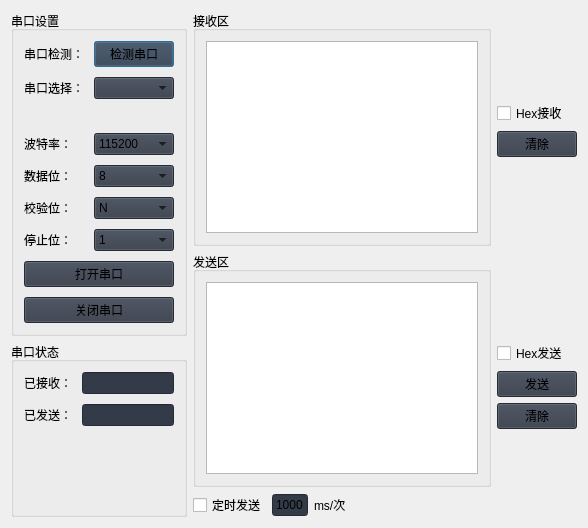
                     <widget class="QWidget" name="new_page">
                      <layout class="QHBoxLayout" name="horizontalLayout_16">
                       <item>
                        <layout class="QVBoxLayout" name="verticalLayout_15">
                         <item>
                          <layout class="QHBoxLayout" name="horizontalLayout_15"/>
                         </item>
                         <item>
                          <layout class="QHBoxLayout" name="horizontalLayout_14" stretch="1,5">
                           <item>
                            <layout class="QVBoxLayout" name="verticalLayout_27" stretch="0,0">
                             <property name="spacing">
                              <number>6</number>
                             </property>
                             <property name="sizeConstraint">
                              <enum>QLayout::SetMinimumSize</enum>
                             </property>
                             <property name="leftMargin">
                              <number>0</number>
                             </property>
                             <property name="rightMargin">
                              <number>0</number>
                             </property>
                             <property name="bottomMargin">
                              <number>0</number>
                             </property>
                             <item>
                              <widget class="QGroupBox" name="formGroupBox">
                               <property name="title">
                                <string>串口设置</string>
                               </property>
                               <layout class="QFormLayout" name="formLayout">
                                <property name="horizontalSpacing">
                                 <number>10</number>
                                </property>
                                <property name="verticalSpacing">
                                 <number>10</number>
                                </property>
                                <property name="leftMargin">
                                 <number>10</number>
                                </property>
                                <property name="topMargin">
                                 <number>10</number>
                                </property>
                                <property name="rightMargin">
                                 <number>10</number>
                                </property>
                                <property name="bottomMargin">
                                 <number>10</number>
                                </property>
                                <item row="0" column="0">
                                 <widget class="QLabel" name="s1__lb_1">
                                  <property name="text">
                                   <string>串口检测：</string>
                                  </property>
                                 </widget>
                                </item>
                                <item row="0" column="1">
                                 <widget class="QPushButton" name="s1__box_1">
                                  <property name="styleSheet">
                                   <string notr="true">background-color: rgb(52, 59, 72);</string>
                                  </property>
                                  <property name="text">
                                   <string>检测串口</string>
                                  </property>
                                  <property name="autoRepeatInterval">
                                   <number>100</number>
                                  </property>
                                  <property name="default">
                                   <bool>true</bool>
                                  </property>
                                 </widget>
                                </item>
                                <item row="1" column="0">
                                 <widget class="QLabel" name="s1__lb_2">
                                  <property name="text">
                                   <string>串口选择：</string>
                                  </property>
                                 </widget>
                                </item>
                                <item row="1" column="1">
                                 <widget class="QComboBox" name="s1__box_2">
                                  <property name="styleSheet">
                                   <string notr="true">background-color: rgb(52, 59, 72);</string>
                                  </property>
                                 </widget>
                                </item>
                                <item row="3" column="0">
                                 <widget class="QLabel" name="s1__lb_3">
                                  <property name="text">
                                   <string>波特率：</string>
                                  </property>
                                 </widget>
                                </item>
                                <item row="3" column="1">
                                 <widget class="QComboBox" name="s1__box_3">
                                  <property name="styleSheet">
                                   <string notr="true">background-color: rgb(52, 59, 72);</string>
                                  </property>
                                  <item>
                                   <property name="text">
                                    <string>115200</string>
                                   </property>
                                  </item>
                                  <item>
                                   <property name="text">
                                    <string>2400</string>
                                   </property>
                                  </item>
                                  <item>
                                   <property name="text">
                                    <string>4800</string>
                                   </property>
                                  </item>
                                  <item>
                                   <property name="text">
                                    <string>9600</string>
                                   </property>
                                  </item>
                                  <item>
                                   <property name="text">
                                    <string>14400</string>
                                   </property>
                                  </item>
                                  <item>
                                   <property name="text">
                                    <string>19200</string>
                                   </property>
                                  </item>
                                  <item>
                                   <property name="text">
                                    <string>38400</string>
                                   </property>
                                  </item>
                                  <item>
                                   <property name="text">
                                    <string>57600</string>
                                   </property>
                                  </item>
                                  <item>
                                   <property name="text">
                                    <string>76800</string>
                                   </property>
                                  </item>
                                  <item>
                                   <property name="text">
                                    <string>12800</string>
                                   </property>
                                  </item>
                                  <item>
                                   <property name="text">
                                    <string>230400</string>
                                   </property>
                                  </item>
                                  <item>
                                   <property name="text">
                                    <string>460800</string>
                                   </property>
                                  </item>
                                 </widget>
                                </item>
                                <item row="4" column="0">
                                 <widget class="QLabel" name="s1__lb_4">
                                  <property name="text">
                                   <string>数据位：</string>
                                  </property>
                                 </widget>
                                </item>
                                <item row="4" column="1">
                                 <widget class="QComboBox" name="s1__box_4">
                                  <property name="styleSheet">
                                   <string notr="true">background-color: rgb(52, 59, 72);</string>
                                  </property>
                                  <item>
                                   <property name="text">
                                    <string>8</string>
                                   </property>
                                  </item>
                                  <item>
                                   <property name="text">
                                    <string>7</string>
                                   </property>
                                  </item>
                                  <item>
                                   <property name="text">
                                    <string>6</string>
                                   </property>
                                  </item>
                                  <item>
                                   <property name="text">
                                    <string>5</string>
                                   </property>
                                  </item>
                                 </widget>
                                </item>
                                <item row="5" column="0">
                                 <widget class="QLabel" name="s1__lb_5">
                                  <property name="text">
                                   <string>校验位：</string>
                                  </property>
                                 </widget>
                                </item>
                                <item row="5" column="1">
                                 <widget class="QComboBox" name="s1__box_5">
                                  <property name="styleSheet">
                                   <string notr="true">background-color: rgb(52, 59, 72);</string>
                                  </property>
                                  <item>
                                   <property name="text">
                                    <string>N</string>
                                   </property>
                                  </item>
                                 </widget>
                                </item>
                                <item row="7" column="0" colspan="2">
                                 <widget class="QPushButton" name="open_button">
                                  <property name="styleSheet">
                                   <string notr="true">background-color: rgb(52, 59, 72);</string>
                                  </property>
                                  <property name="text">
                                   <string>打开串口</string>
                                  </property>
                                 </widget>
                                </item>
                                <item row="8" column="0" colspan="2">
                                 <widget class="QPushButton" name="close_button">
                                  <property name="styleSheet">
                                   <string notr="true">background-color: rgb(52, 59, 72);</string>
                                  </property>
                                  <property name="text">
                                   <string>关闭串口</string>
                                  </property>
                                 </widget>
                                </item>
                                <item row="6" column="0">
                                 <widget class="QLabel" name="s1__lb_6">
                                  <property name="text">
                                   <string>停止位：</string>
                                  </property>
                                 </widget>
                                </item>
                                <item row="6" column="1">
                                 <widget class="QComboBox" name="s1__box_6">
                                  <property name="styleSheet">
                                   <string notr="true">background-color: rgb(52, 59, 72);</string>
                                  </property>
                                  <item>
                                   <property name="text">
                                    <string>1</string>
                                   </property>
                                  </item>
                                 </widget>
                                </item>
                                <item row="2" column="0" colspan="2">
                                 <widget class="QLabel" name="state_label">
                                  <property name="styleSheet">
                                   <string notr="true">color: rgb(0, 85, 255);</string>
                                  </property>
                                  <property name="text">
                                   <string/>
                                  </property>
                                  <property name="textFormat">
                                   <enum>Qt::AutoText</enum>
                                  </property>
                                  <property name="scaledContents">
                                   <bool>true</bool>
                                  </property>
                                  <property name="alignment">
                                   <set>Qt::AlignRight|Qt::AlignTrailing|Qt::AlignVCenter</set>
                                  </property>
                                 </widget>
                                </item>
                               </layout>
                              </widget>
                             </item>
                             <item>
                              <widget class="QGroupBox" name="formGroupBox_2">
                               <property name="title">
                                <string>串口状态</string>
                               </property>
                               <layout class="QFormLayout" name="formLayout_2">
                                <property name="horizontalSpacing">
                                 <number>10</number>
                                </property>
                                <property name="verticalSpacing">
                                 <number>10</number>
                                </property>
                                <property name="leftMargin">
                                 <number>10</number>
                                </property>
                                <property name="topMargin">
                                 <number>10</number>
                                </property>
                                <property name="rightMargin">
                                 <number>10</number>
                                </property>
                                <property name="bottomMargin">
                                 <number>10</number>
                                </property>
                                <item row="0" column="0">
                                 <widget class="QLabel" name="label">
                                  <property name="text">
                                   <string>已接收：</string>
                                  </property>
                                 </widget>
                                </item>
                                <item row="1" column="0">
                                 <widget class="QLabel" name="label_2">
                                  <property name="text">
                                   <string>已发送：</string>
                                  </property>
                                 </widget>
                                </item>
                                <item row="0" column="1">
                                 <widget class="QLineEdit" name="lineEdit_2">
                                  <property name="styleSheet">
                                   <string notr="true">background-color: rgb(52, 59, 72);</string>
                                  </property>
                                 </widget>
                                </item>
                                <item row="1" column="1">
                                 <widget class="QLineEdit" name="lineEdit_4">
                                  <property name="styleSheet">
                                   <string notr="true">background-color: rgb(52, 59, 72);</string>
                                  </property>
                                 </widget>
                                </item>
                               </layout>
                              </widget>
                             </item>
                            </layout>
                           </item>
                           <item>
                            <layout class="QVBoxLayout" name="verticalLayout_28">
                             <item>
                              <layout class="QHBoxLayout" name="horizontalLayout_7">
                               <item>
                                <widget class="QGroupBox" name="verticalGroupBox">
                                 <property name="title">
                                  <string>接收区</string>
                                 </property>
                                 <layout class="QVBoxLayout" name="verticalLayout_23">
                                  <property name="leftMargin">
                                   <number>10</number>
                                  </property>
                                  <property name="topMargin">
                                   <number>10</number>
                                  </property>
                                  <property name="rightMargin">
                                   <number>10</number>
                                  </property>
                                  <property name="bottomMargin">
                                   <number>10</number>
                                  </property>
                                  <item>
                                   <widget class="QTextBrowser" name="s2__receive_text"/>
                                  </item>
                                 </layout>
                                </widget>
                               </item>
                               <item>
                                <layout class="QVBoxLayout" name="verticalLayout_24">
                                 <item>
                                  <spacer name="verticalSpacer_4">
                                   <property name="orientation">
                                    <enum>Qt::Vertical</enum>
                                   </property>
                                   <property name="sizeHint" stdset="0">
                                    <size>
                                     <width>20</width>
                                     <height>40</height>
                                    </size>
                                   </property>
                                  </spacer>
                                 </item>
                                 <item>
                                  <widget class="QCheckBox" name="hex_receive">
                                   <property name="text">
                                    <string>Hex接收</string>
                                   </property>
                                  </widget>
                                 </item>
                                 <item>
                                  <widget class="QPushButton" name="s2__clear_button">
                                   <property name="autoFillBackground">
                                    <bool>false</bool>
                                   </property>
                                   <property name="styleSheet">
                                    <string notr="true">background-color: rgb(52, 59, 72);</string>
                                   </property>
                                   <property name="text">
                                    <string>清除</string>
                                   </property>
                                  </widget>
                                 </item>
                                 <item>
                                  <spacer name="verticalSpacer">
                                   <property name="orientation">
                                    <enum>Qt::Vertical</enum>
                                   </property>
                                   <property name="sizeHint" stdset="0">
                                    <size>
                                     <width>20</width>
                                     <height>40</height>
                                    </size>
                                   </property>
                                  </spacer>
                                 </item>
                                </layout>
                               </item>
                              </layout>
                             </item>
                             <item>
                              <layout class="QHBoxLayout" name="horizontalLayout_13">
                               <item>
                                <layout class="QVBoxLayout" name="verticalLayout_26">
                                 <item>
                                  <widget class="QGroupBox" name="verticalGroupBox_2">
                                   <property name="title">
                                    <string>发送区</string>
                                   </property>
                                   <layout class="QVBoxLayout" name="verticalLayout_20">
                                    <property name="leftMargin">
                                     <number>10</number>
                                    </property>
                                    <property name="topMargin">
                                     <number>10</number>
                                    </property>
                                    <property name="rightMargin">
                                     <number>10</number>
                                    </property>
                                    <property name="bottomMargin">
                                     <number>10</number>
                                    </property>
                                    <item>
                                     <widget class="QTextEdit" name="s3__send_text">
                                      <property name="html">
                                       <string>&lt;!DOCTYPE HTML PUBLIC &quot;-//W3C//DTD HTML 4.0//EN&quot; &quot;http://www.w3.org/TR/REC-html40/strict.dtd&quot;&gt;
&lt;html&gt;&lt;head&gt;&lt;meta name=&quot;qrichtext&quot; content=&quot;1&quot; /&gt;&lt;meta charset=&quot;utf-8&quot; /&gt;&lt;style type=&quot;text/css&quot;&gt;
p, li { white-space: pre-wrap; }
hr { height: 1px; border-width: 0; }
li.unchecked::marker { content: &quot;\2610&quot;; }
li.checked::marker { content: &quot;\2612&quot;; }
&lt;/style&gt;&lt;/head&gt;&lt;body style=&quot; font-family:'Segoe UI'; font-size:10pt; font-weight:400; font-style:normal;&quot;&gt;
&lt;p style=&quot;-qt-paragraph-type:empty; margin-top:0px; margin-bottom:0px; margin-left:0px; margin-right:0px; -qt-block-indent:0; text-indent:0px;&quot;&gt;&lt;br /&gt;&lt;/p&gt;&lt;/body&gt;&lt;/html&gt;</string>
                                      </property>
                                     </widget>
                                    </item>
                                   </layout>
                                  </widget>
                                 </item>
                                 <item>
                                  <layout class="QHBoxLayout" name="horizontalLayout_10" stretch="1,1,1,4">
                                   <item>
                                    <widget class="QCheckBox" name="timer_send_cb">
                                     <property name="text">
                                      <string>定时发送</string>
                                     </property>
                                    </widget>
                                   </item>
                                   <item>
                                    <widget class="QLineEdit" name="lineEdit_3">
                                     <property name="styleSheet">
                                      <string notr="true">background-color: rgb(52, 59, 72);</string>
                                     </property>
                                     <property name="text">
                                      <string>1000</string>
                                     </property>
                                     <property name="alignment">
                                      <set>Qt::AlignRight|Qt::AlignTrailing|Qt::AlignVCenter</set>
                                     </property>
                                    </widget>
                                   </item>
                                   <item>
                                    <widget class="QLabel" name="dw">
                                     <property name="text">
                                      <string>ms/次</string>
                                     </property>
                                    </widget>
                                   </item>
                                   <item>
                                    <spacer name="horizontalSpacer">
                                     <property name="orientation">
                                      <enum>Qt::Horizontal</enum>
                                     </property>
                                     <property name="sizeHint" stdset="0">
                                      <size>
                                       <width>40</width>
                                       <height>20</height>
                                      </size>
                                     </property>
                                    </spacer>
                                   </item>
                                  </layout>
                                 </item>
                                </layout>
                               </item>
                               <item>
                                <layout class="QVBoxLayout" name="verticalLayout_25">
                                 <item>
                                  <spacer name="verticalSpacer_2">
                                   <property name="orientation">
                                    <enum>Qt::Vertical</enum>
                                   </property>
                                   <property name="sizeHint" stdset="0">
                                    <size>
                                     <width>20</width>
                                     <height>40</height>
                                    </size>
                                   </property>
                                  </spacer>
                                 </item>
                                 <item>
                                  <widget class="QCheckBox" name="hex_send">
                                   <property name="text">
                                    <string>Hex发送</string>
                                   </property>
                                  </widget>
                                 </item>
                                 <item>
                                  <widget class="QPushButton" name="s3__send_button">
                                   <property name="autoFillBackground">
                                    <bool>false</bool>
                                   </property>
                                   <property name="styleSheet">
                                    <string notr="true">background-color: rgb(52, 59, 72);</string>
                                   </property>
                                   <property name="text">
                                    <string>发送</string>
                                   </property>
                                  </widget>
                                 </item>
                                 <item>
                                  <widget class="QPushButton" name="s3__clear_button">
                                   <property name="autoFillBackground">
                                    <bool>false</bool>
                                   </property>
                                   <property name="styleSheet">
                                    <string notr="true">background-color: rgb(52, 59, 72);</string>
                                   </property>
                                   <property name="text">
                                    <string>清除</string>
                                   </property>
                                  </widget>
                                 </item>
                                 <item>
                                  <spacer name="verticalSpacer_3">
                                   <property name="orientation">
                                    <enum>Qt::Vertical</enum>
                                   </property>
                                   <property name="sizeHint" stdset="0">
                                    <size>
                                     <width>20</width>
                                     <height>40</height>
                                    </size>
                                   </property>
                                  </spacer>
                                 </item>
                                </layout>
                               </item>
                              </layout>
                             </item>
                            </layout>
                           </item>
                          </layout>
                         </item>
                        </layout>
                       </item>
                      </layout>
                     </widget>
